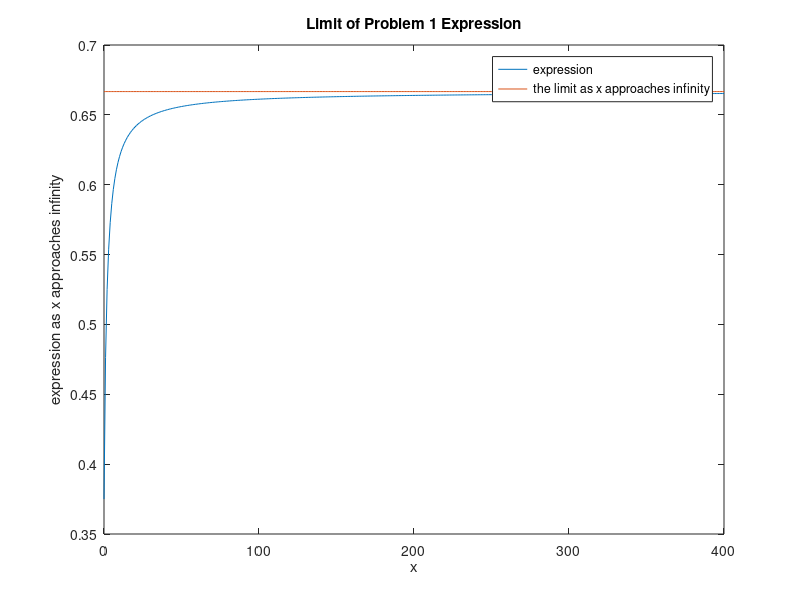
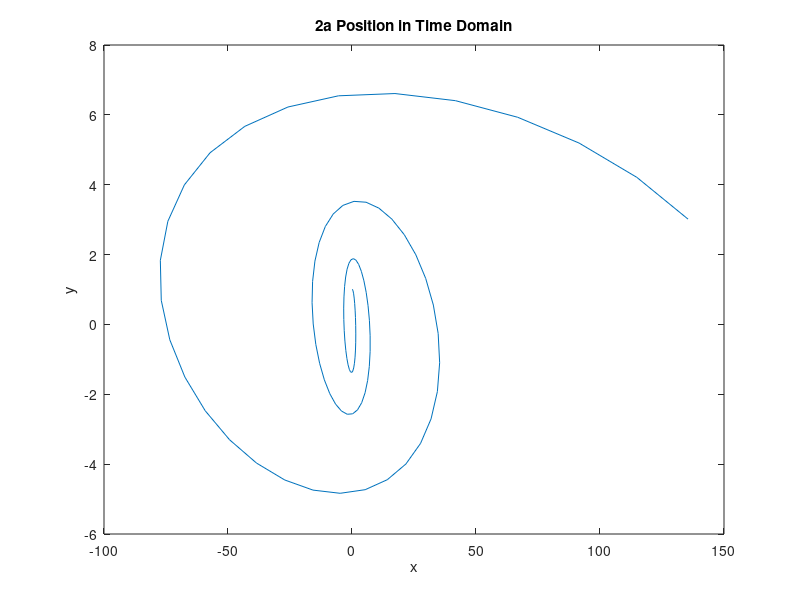

These figures' MATLAB source, in order: (Note: this script raises an error after producing the figures.)
% 1
x = [0:1:400];
expr = ((x + 1).*(2*x+3))./((x + 2).*(3*x+4));
limitvalue(1:1:401) = .666666666666666;

figure(1)
plot(x, expr);
hold on
plot(x, limitvalue);
xlabel('x')
ylabel('expression as x approaches infinity')
title('Limit of Problem 1 Expression')
legend('expression', 'the limit as x approaches infinity');

%2
dt = .1;
t = [0:dt:10];
x = exp(t./2).*sin(2.*t);
y = exp(t./5).*cos(2.*t);

figure(2)
plot(x , y);
xlabel('x')
ylabel('y')
title('2a Position in Time Domain')
legend('position');

unum = (x(2:end)-x(1:end-1))./dt;
vnum = (y(2:end)-y(1:end-1))./dt;
u = exp(t./2).*(.5*sin(2*t)+2*cos(2.*t));
v = exp(t./5).*((1/5)*cos(2*t)-2*sin(2.*t));
figure(3)
subplot(2, 1, 1);
plot(unum, vnum);
title('2d Derivatives with Numerical Method (top) and Analytical Method (bottom)');
xlabel('u');
ylabel('v');
hold on

subplot(2, 1, 2);
plot(u, v);
xlabel('u');
ylabel('v');
hold off

%3a
dt = 100;
t = [0:dt:1000];
tmids = (t(2:end)+t(1:end-1))/2;
Ag = [535 390 235 166 108 65 47 28 22 12 8];

params = polyfit(t, log(Ag), 1);
lnA0 = params(2);
k = params(1);
Ag = exp(lnA0+k*t);

%3b half life
thalf = (log(Ag(1)/2)-lnA0)/k;
Ag2000 = exp(lnA0+k*2000);

% 3cd
dAgdta = exp(lnA0)*k*exp(k*tmids);
dAgdt = diff(Ag)/dt;

figure(4)
plot(t,Ag)
xlabel('Year')
ylabel('Grams')
legend('Exponential Model')
title('3a Radioactive Decay of Element') 

figure(5)
plot(tmids,dAgdta, '-.b')
hold on
plot(tmids,dAgdta,'r*');
xlabel('Year')
ylabel('Change in Grams (by 100 years)')
legend('analytic', 'numerical')
title('3d Derivative of the Radioactive Decay of Element') 

%3e)
% analytically for 0 to 1000
intAga = -134857*exp(-.0042*1000)+134857;
% numerically
intAgn = sum(dt*Ag);

%4c)
dx = .01;
x = [-5:dx:5];
fx = 4*x + 4 - exp(x/2)*4;
Fx = 1.405+.7026.*( x-1 )-.8244.*( x-1 ).^2;

figure(6)
plot(x,fx, 'b')
hold on
plot(x,Fx,'r');
xlabel('x')
ylabel('y')
legend('f(x)', 'F(x) (approximation)')
title('4c Comparison of f(x) and Taylor Series approx')

% 4d)

x = 1.5;
f = @(x)(4*x + 4 - exp(x/2)*4);

y = f(x);
itc = 0;
while abs(y) > 1e-3
    
    y = f(x);
    fup = f(x+dx);
    fdown = f(x-dx);
    fprime = (fup-fdown)./(2*dx);
    
    x = x - y./fprime;
    itc = itc + 1;
    xi(itc) = x;
    yi(itc) = y;
end
itc
xi
yi
x
    
%5a
dx = .1;
x = [-6:dx:6];
y = [-6:dx:6];
[X, Y] = meshgrid(x, y);
z = 2.*sin(X./2)+cos(Y)+exp(X./5);
%5b
dzdx = @(x)cos(x/2)+.2*exp(x/5);
dzdy = @(y)-sin(y);
x = -4;
y = 2;
zx=dzdx(x);
zy=dzdy(y);

while abs(zx) > 1e-3 || abs(zy) > 1e-3
    zx=dzdx(x);
    zxup = dzdx(x+dx);
    zxdown = dzdx(x-dx);
    zxprime = (zxup-zxdown)./(2*dx);
    x = x - zx./zxprime;
    
    zy=dzdy(y);
    zyup = dzdy(y+dx);
    zydown = dzdy(y-dx);
    zyprime = (zyup-zydown)./(2*dx);
    y = y - zy./zyprime;
end

zx;
zy;
x;
y;
figure(7)
surf(X, Y, z);
xlabel('x')
ylabel('y')
zlabel('z')
title('Surf plot')
colorbar()

% 5d
dzdX = dzdx(X);
dzdY = dzdy(Y);
figure(8)
subplot(2, 1, 1)
contourf(X, Y, dzdX);
xlabel('x')
ylabel('y')
title('5d Partial Derivative By X')
subplot(2 , 1, 2)
contourf(X, Y, dzdY);
xlabel('x')
ylabel('y')
title('5d Partial Derivative By Y')
colorbar()

%6c
dt = 0.1;
t = [0:dt:10];

k = .5;
ym = 10;
y0 = 1;
dydt = @(y)k*(ym-y);
%Euler Forward
ef = 0*t; % placeholder
ef(1) = y0;

for i = 2:length(t)
    ef(i) = ef(i-1) + dt*dydt(ef(i-1));
end

%Euler Backward
bf = 0*t;
bf(1) = y0;

for i = 2:length(t)
    % rearrange terms for backward
    % bf(i) = bf(i-1) + dt*.5*(10-bf(i))
    % bf(i) + .5*bf(i) = bf(i-1) + dt*5
    bf(i) = (bf(i-1) + dt*5)./1.5;
end

% Midpoint
mf = 0*t;
mf(1) = y0;
for i = 2:length(t)
    % Euler forward 1/2 step
    mf(i) = mf(i-1) + dt./2*dydt(mf(i-1));
    % full step with midpoint
    mf(i) = mf(i-1) + dt*dydt(mf(i));
end

f = @(t)-9.*exp(-k*t)+ym; % analytic solution

figure(9)
plot(t, ef, '-*')
hold on
plot(t, bf, '-x')
hold on
plot(t, mf, '-o')
hold on
plot(t, f(t), '-.')
legend('forward', 'backward', 'midpoint', 'solved')
xlabel('x')
ylabel('y')
title('6c Solutions to Differential Equations')

%7a
% inputs
a = .2;
p = .1;
q = .1;
b = .3;
r = .2;
s = .1;
c = 5;
d = 10;

% linear terms
A = [.2  0; 0 .3];

% constants
r = [5;10];

%initial guess
x0 = 10;
y0 = 10;

% Using Euler Forward
v0 = [x0;y0]; % initial condition

% time domain
dt = 0.01;
t = [0:dt:6];

v1 = zeros(2, length(t)); % placeholder for solution
v1(:,1) = v0;


% Euler Forward
for i = 2:length(t)
    x = v1(1, i-1);
    y = v1(2, i-1);
    q = [-.1.*x.^2-.1.*x.*y;-.2.*x.*y-.1.*y.^2]; % non-linear terms
    v1(:,i) = v1(:,i-1) + dt*(A*v1(:,i-1) + q + r); 
end
x
y
figure(10)
plot(t, v1)
xlabel('time')
ylabel('population')
title('7b Steady state of populations x and y')
legend('x', 'y')

% intitial conditions
v = [10; 10]; % v = [x0; y0]
% first F value with guess
F = Jacobianfunc(v, A, r); 

while norm(F) > 1e-3
    
    %evaluate function and Jacobian
    [F, J] = Jacobianfunc(v, A, r);
    
    % update v with Newton step, approx
    v = v - (J\F);

    % evaluate function and Jacobian
    F = Jacobianfunc(v, A, r);
    
end

v

function [F, J] = Jacobianfunc(v, A, r)

x = v(1);
y = v(2);

q = [-.1.*x.^2-.1.*x.*y;-.2.*x.*y-.1.*y.^2]; % non-linear terms

% Evaluate the function

F = A*v + q + r;

% Evaluate Jacobian J = A + dq/dv
dqdv = [-.2.*x-.1.*y, -.1.*x; -.2.*y, -.2.*x-.2.*y]; 
J = A + dqdv;
end
    
    
    
    
    
    
    















